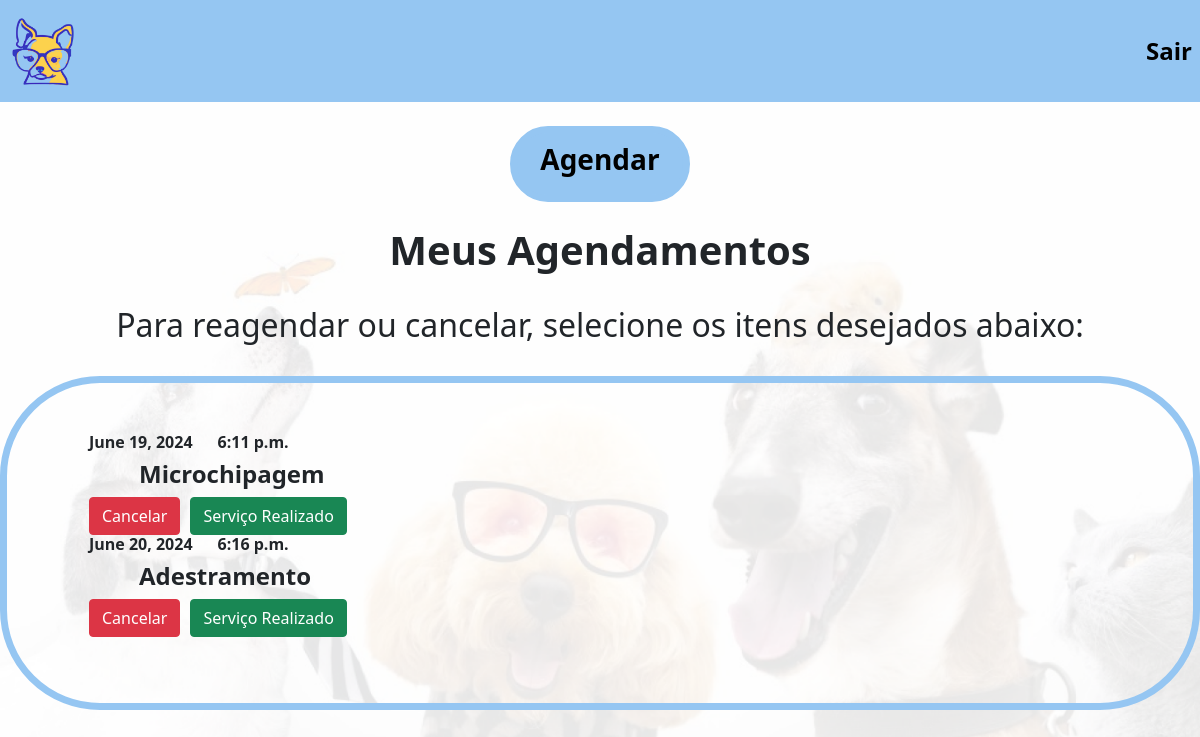
/visualizar_agendamentos/ (signed in), run on an earlier commit of the app's database.
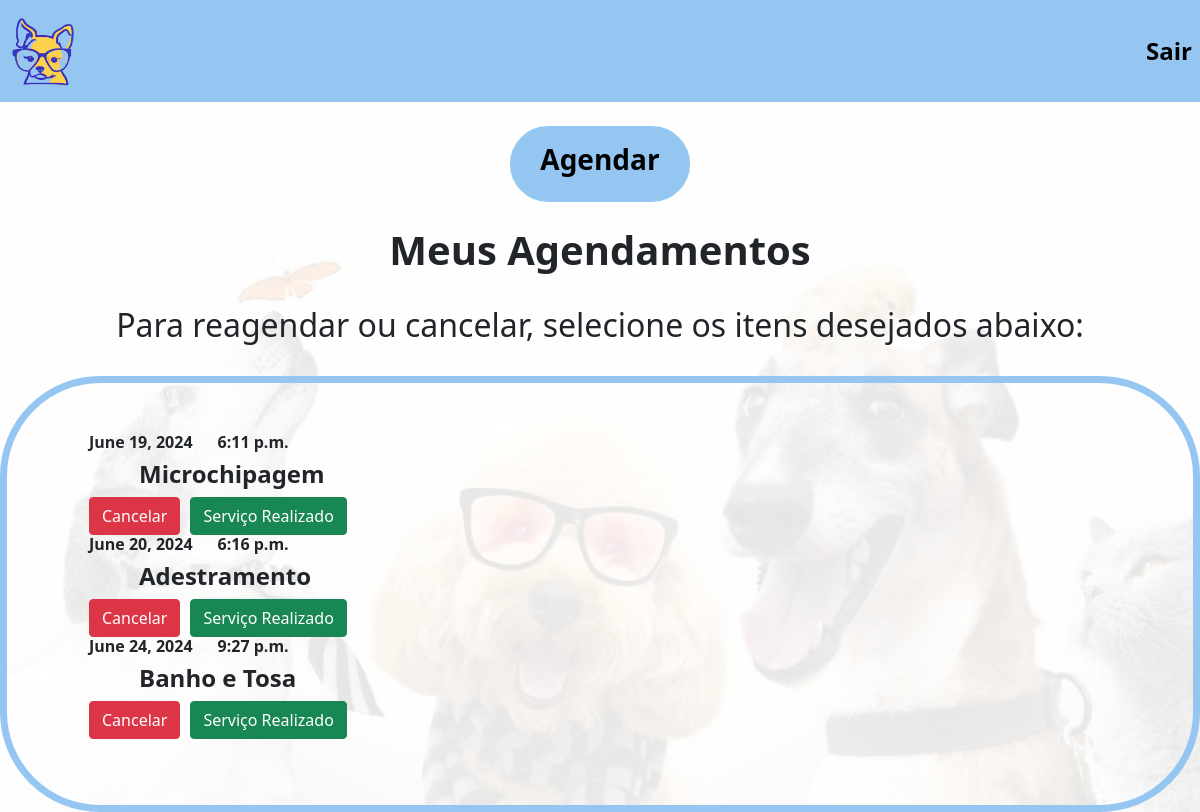
And on a later commit of the database.
### Aplicativo/models.py (models this page shows, shortened)
class AgendamentoModel(models.Model):
    STATUS_CHOICES = [
        ('aberto', 'Aberto'),
        ('fechado', 'Fechado'),
        ('cancelado', 'Cancelado'),
    ]
    tutor = models.ForeignKey(User, on_delete=models.CASCADE, default=1)
    animal = models.ForeignKey('cadastroAnimalModel', on_delete=models.CASCADE, default=1)
    servico = models.ForeignKey(ServicoModel, on_delete=models.CASCADE, default=1)
    data = models.DateField(default='2024-01-01')  # Valor padrão temporário
    horario = models.TimeField(default='12:00')  # Valor padrão temporário
    status = models.CharField(max_length=10, choices=STATUS_CHOICES, default='aberto')

class ServicoModel(models.Model):
    nome = models.CharField(max_length=200, unique=True, default='Serviço Temporário')

### Aplicativo/views.py (the view)
# urls.py: path('visualizar_agendamentos/', views.visualizar_agendamentos, name='visualizar_agendamentos'),
def visualizar_agendamentos(request):
    tutor_id = request.user.id
    agendamentos = AgendamentoModel.objects.filter(tutor_id=tutor_id, status='aberto')
    return render(request, 'visualizar_agendamentos.html', {'agendamentos': agendamentos})

### Aplicativo/templates/visualizar_agendamentos.html (shortened to what this page needs)
<!DOCTYPE html>
<html lang="en">
<head>
{% load static %}
<link rel="stylesheet" type="text/css" href="{% static 'css/index.css' %}">
<link rel="stylesheet" type="text/css" href="{% static 'css/cadastroServicos.css' %}">
<link href="https://cdn.jsdelivr.net/npm/bootstrap@5.0.2/dist/css/bootstrap.min.css" rel="stylesheet"
integrity="sha384-EVSTQN3/azprG1Anm3QDgpJLIm9Nao0Yz1ztcQTwFspd3yD65VohhpuuCOmLASjC">
</head>
<body>
    <nav class="navbar navbar-expand-lg custom-bg">
        <div class="collapse navbar-collapse" id="navbarNav">
            <ul class="navbar-nav">
                <li class="nav-item">
                    <a class="nav-link active left-link" aria-current="page" href="{% url 'agenda_cliente' %}">
                        <img src='{% static "Aplicativo/media/logo.png"%}' class="img">
                    </a>
                </li>
            </ul>
            <ul class="navbar-nav ms-auto">
                <li class="nav-item">
                    <a class="nav-link" href="{% url 'home_cliente' %}">Sair</a>
                </li>
            </ul>
        </div>
    </nav>
    <br>
    <div class="container">
        <a href="{% url 'agendamento_cliente' %}"><button class="custom-btn"><h3><b>Agendar</b></h3></button></a>
    </div>
    <br>
    <h1 class="text-center"><b>Meus Agendamentos</b></h1><br>
    <h2 class="text-center">Para reagendar ou cancelar, selecione os itens desejados abaixo:</h2><br>
    <div class="container-wrapper">
        <div class="custom-container">
            <ul>
                {% for agendamento in agendamentos %}
                    <div class="agendamento-item">
                        <h6><b>{{ agendamento.data }}</b><b>&nbsp;&nbsp;&nbsp;&nbsp;&nbsp;&nbsp;{{ agendamento.horario }}</b></h6>
                        <div class="agendamento">
                            <h4 class="text" style="margin-left: 50px;"><b>{{ agendamento.servico.nome }}</b></h4>
                        </div>
                        <div class="action-btns">
                            <form action="{% url 'cancelar_agendamento' agendamento.id %}" method="post" style="display:inline;">
                                <button type="submit" class="btn btn-danger">Cancelar</button>
                            </form>
                            <form action="{% url 'fechar_agendamento' agendamento.id %}" method="post" style="display:inline;">
                                <button type="submit" class="btn btn-success">Serviço Realizado</button>
                            </form>
                        </div>
                    </div>
                {% empty %}
                    <li>Nenhum agendamento em aberto encontrado.</li>
                {% endfor %}
            </ul>
        </div>
    </div>
</body>
</html>

What changed in the data, as far as the page shows it:
added AgendamentoModel: data "June 24, 2024", horario "9:27 p.m.", servico.nome "Banho e Tosa"
